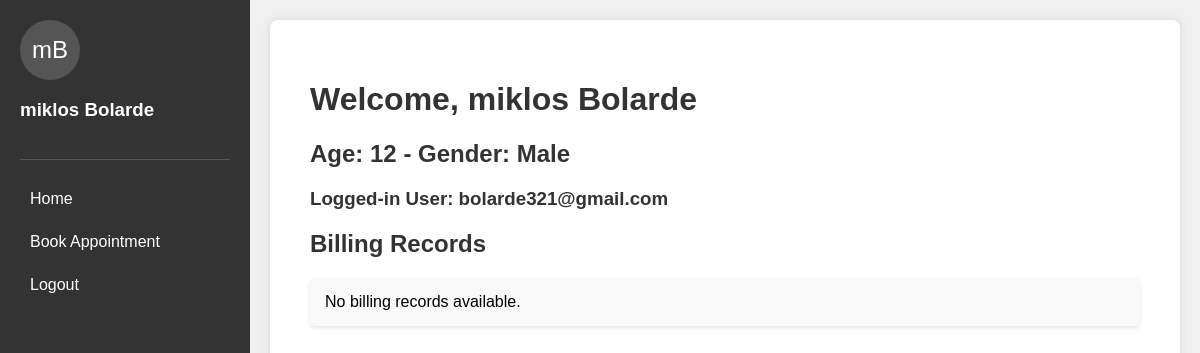
Screenshot of /patient/billing (signed in) with the database file from the repository.
### HPApp/models.py (models this page shows)
class Patient(models.Model):
    F_name = models.CharField(max_length=100)
    L_name = models.CharField(max_length=100)
    age = models.IntegerField(default=0)
    bday = models.DateField()
    gender = models.CharField(max_length=10, default='Unknown')
    address = models.CharField(max_length=100, default='N/A')
    phone = models.CharField(max_length=20, default='0000000000')
    bloodgroup = models.CharField(max_length=10, default='Unknown')
    room = models.ForeignKey('Room', on_delete=models.SET_NULL, null=True)
    profile_image = models.ImageField(upload_to='doctor_images/', default='default.jpg')
    user = models.ForeignKey(User, null=True, on_delete=models.CASCADE)

class User(AbstractBaseUser, PermissionsMixin):
    email = models.CharField(max_length=30,unique=True)
    role = models.CharField(max_length=20,default='user')
    is_active = models.BooleanField(default=True)
    is_staff = models.BooleanField(default=False)
    is_superuser = models.BooleanField(default=False)
    date_joined = models.DateTimeField(default=timezone.now)
    objects = CustomUserManager()
    USERNAME_FIELD = 'email'
    REQUIRED_FIELDS = []
    class Meta:
        verbose_name = 'user'
        verbose_name_plural = 'users'
    def __str__(self):
        return self.email

### HPApp/views.py (the view)
# urls.py: path('patient/billing', views.patient_view_billing, name='patient_view_billing'),
@login_required
def patient_view_billing(request):
    try:
        patient = models.Patient.objects.get(user = request.user)
    except models.Patient.DoesNotExist:
        return redirect('patient_LP')
    billing_records = models.Billing.objects.filter(patient = patient).order_by('bill_date')
    return render(request, 'patient_view_billing.html', {
        'patient': patient,
        'billing_records': billing_records,
    })

### HPApp/templates/patient_view_billing.html (shortened to what this page needs)
<!DOCTYPE html>
<html lang="en">
<head>
</head>
<body>
    <div class="sidebar">
        <div class="profile" >
            <a href="{% url 'patient_edit' %}" style="text-decoration: none;">
                <div class="profile-pic">
                    {% if patient.profile_image != 'default.jpg' %}
                        <img src="{{ patient.profile_image.url }}" alt="Patient's profile picture">
                    {% else %}
                        {{ patient.F_name|first }}{{ patient.L_name|first }}
                    {% endif %}
                </div>
            </a>
            <h3 class="profile-name">{{ patient.F_name }} {{ patient.L_name }}</h3>
        </div>
        <nav class="sidebar-nav">
            <a href="{% url 'patient_LP' %}">Home</a>
            <a href="{% url 'patient_book_appointment' %}">Book Appointment</a>
            <a href="{% url 'logout' %}">Logout</a>
        </nav>
    </div>
    <div class="content">
        <h1>Welcome, {{ patient.F_name }} {{ patient.L_name }}</h1>
        <h2>Age: {{ patient.age }} - Gender: {{ patient.gender }}</h2>
        <h3>Logged-in User: {{ user }}</h3>
        <h2>Billing Records</h2>
        <ul>
            {% for record in billing_records %}
                <li>Date: {{ record.bill_date }}, Amount: {{ record.bill_amount }}</li>
            {% empty %}
                <li>No billing records available.</li>
            {% endfor %}
        </ul>
    </div>
</body>
</html>

### HPApp/templates/patient_view_billing.html (style rules this page uses)
body { font-family: Arial, sans-serif; margin: 0; padding: 0; display: flex; background-color: #f0f0f0; }
.sidebar { position: sticky; top: 0; height: 100vh; width: 250px; background-color: #333; color: #fff; height: 100vh; padding: 20px; box-sizing: border-box; }
.profile { text-align: left; padding-bottom: 20px; border-bottom: 1px solid #555; cursor: pointer; }
.profile-pic { width: 60px; height: 60px; border-radius: 50%; margin-bottom: 10px; background-color: #555; display: flex; align-items: center; justify-content: center; font-size: 24px; color: #fff; overflow: hidden; }
.sidebar-nav { margin-top: 20px; }
.sidebar-nav a { display: block; color: #fff; text-decoration: none; padding: 10px; margin: 5px 0; border-radius: 5px; transition: background-color 0.3s; }
.content { flex-grow: 1; padding: 40px; background-color: #fff; box-shadow: 0 0 10px rgba(0,0,0,0.1); margin: 20px; border-radius: 8px; }
h1, h2, h3 { color: #333; }
ul { list-style-type: none; padding: 0; }
li { background-color: #f9f9f9; margin-bottom: 10px; padding: 15px; border-radius: 5px; box-shadow: 0 2px 4px rgba(0,0,0,0.1); }
.profile-name { color: #fff; text-align: left; }

### rows the page displays
Patient: F_name|first "m", L_name|first "B", F_name "miklos", L_name "Bolarde", age "12", gender "Male"
User: email "bolarde321@gmail.com"
